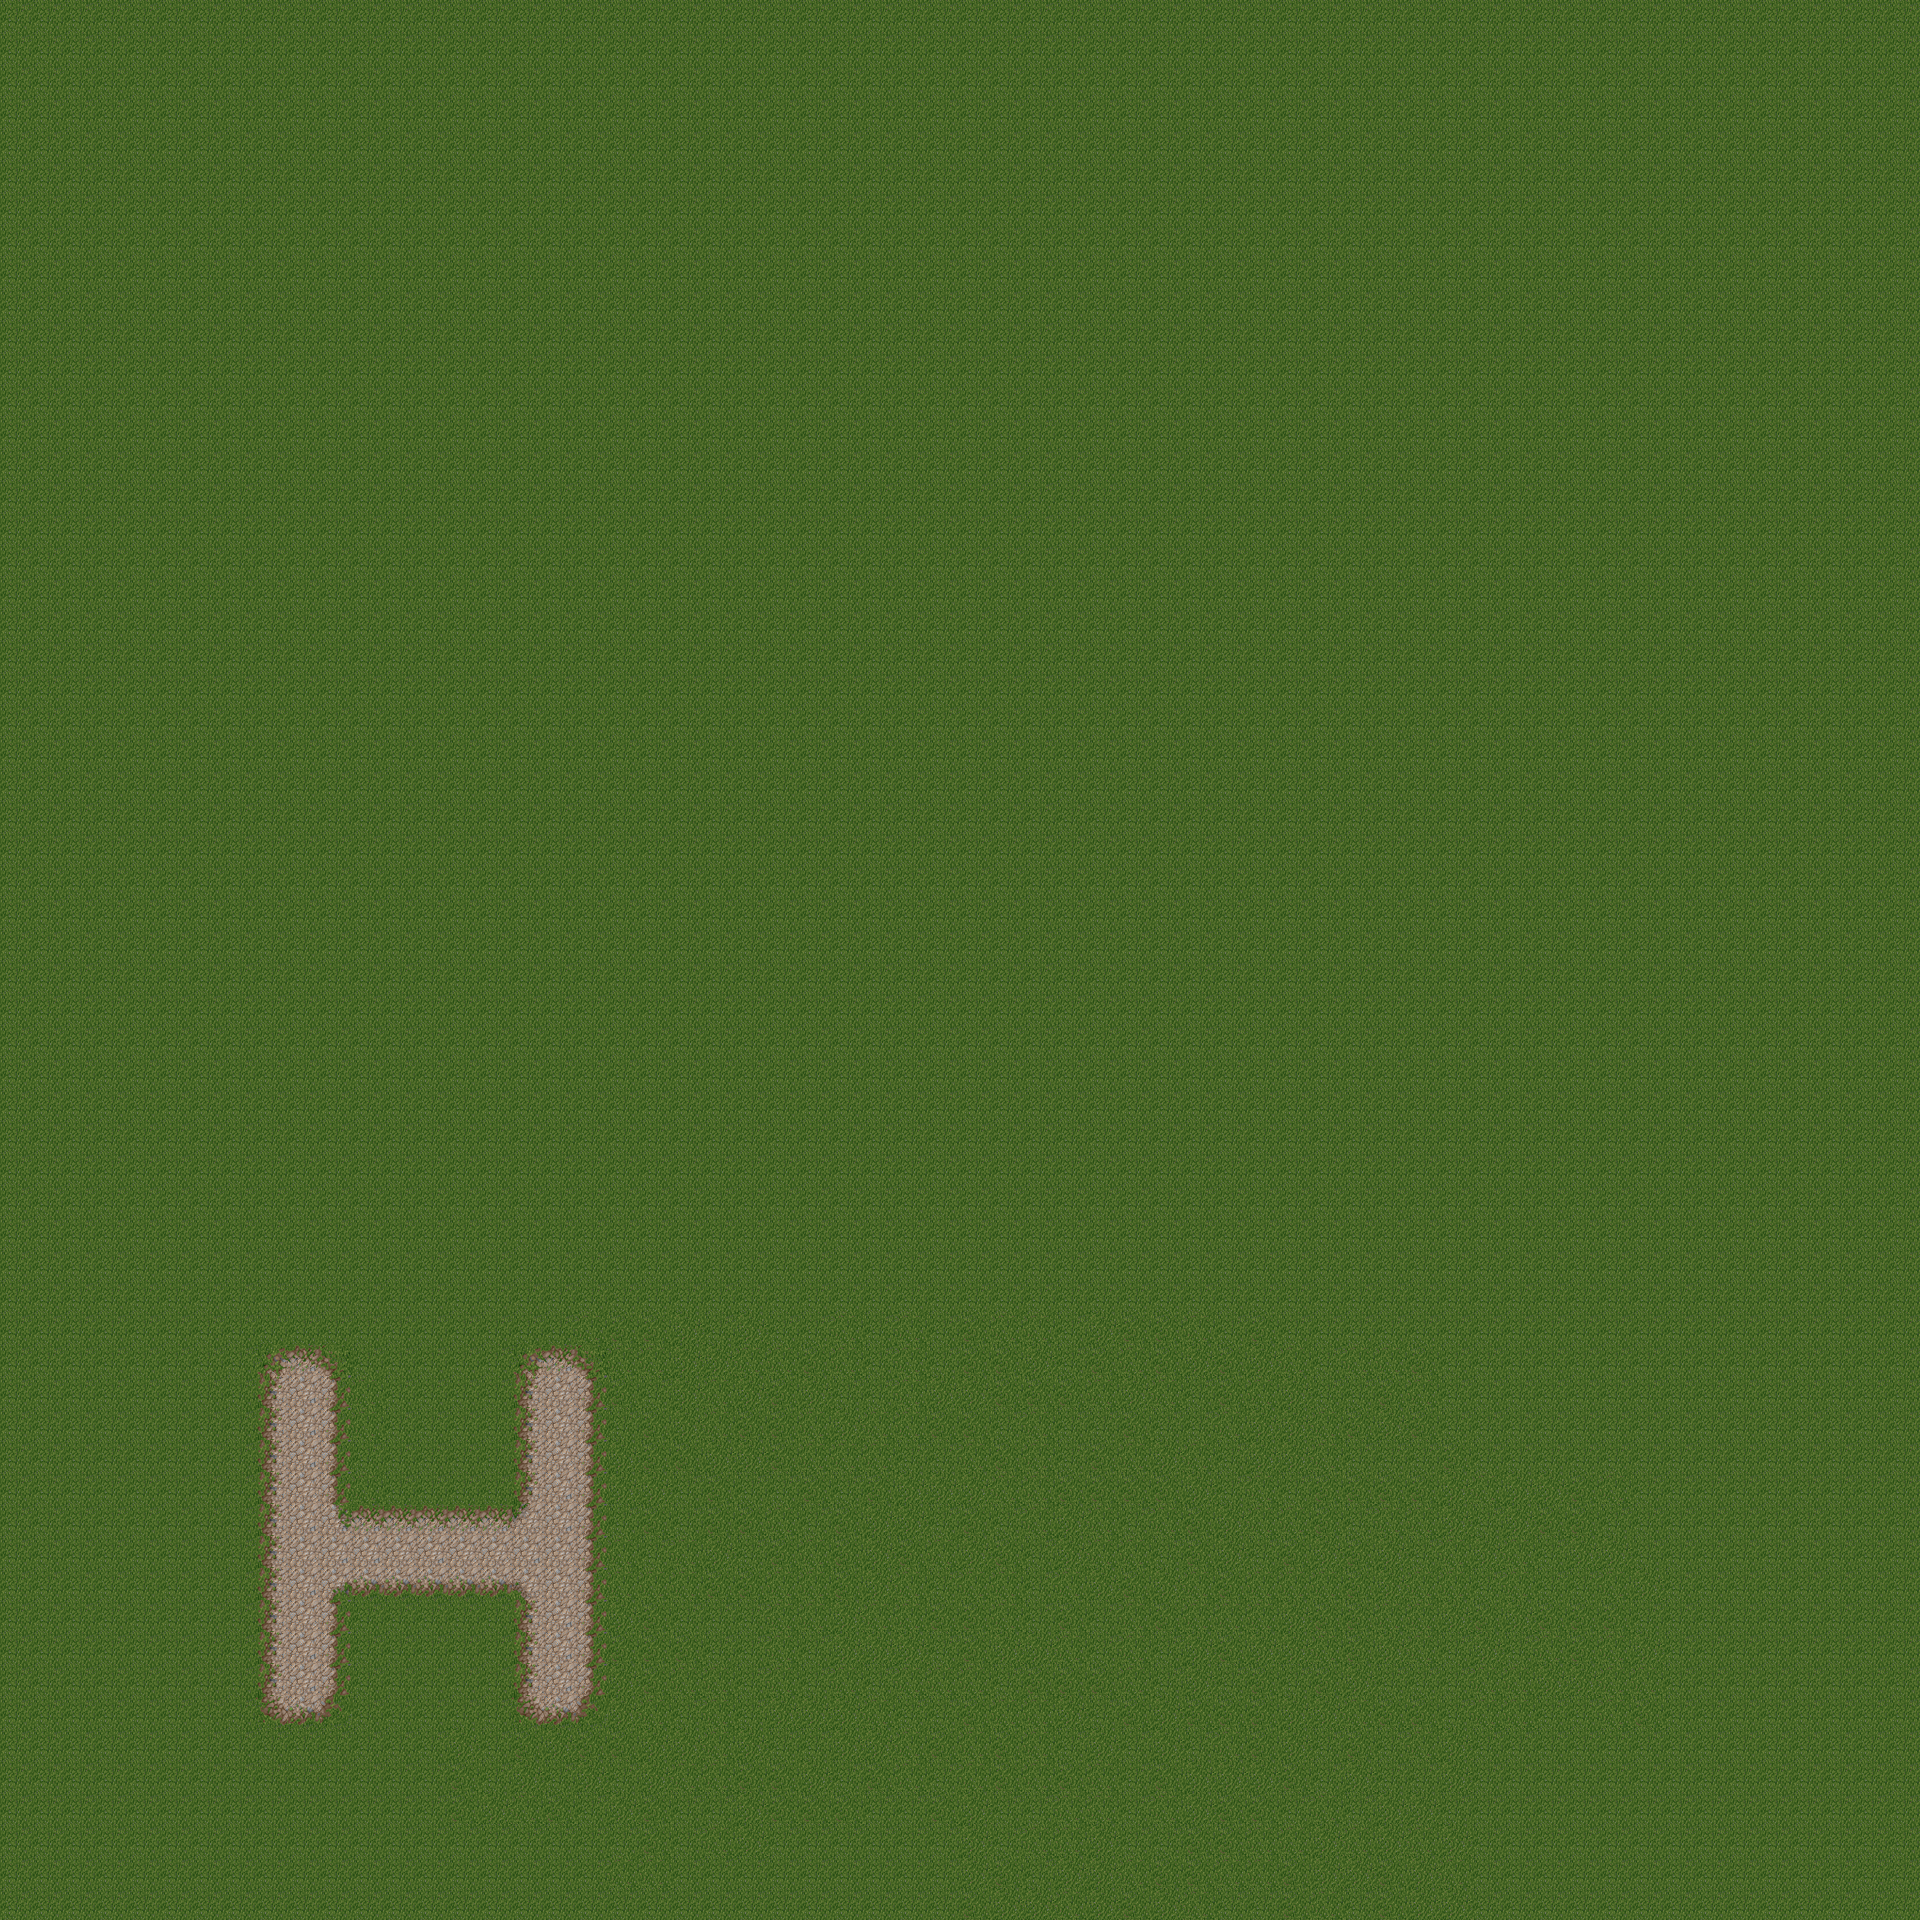

Tiled map render using the project's own tile images. Description and the map definition, with tile-layer contents summarised, below:
An orthogonal 60x60 tile map with 32x32 px tiles, 1 tile layer (Background), 4 hidden layers not drawn and 6 objects (Player1, Player2).

<map version="1.0" orientation="orthogonal" width="60" height="60" tilewidth="32" tileheight="32">
 <tileset firstgid="1" name="Mountain landscape" tilewidth="32" tileheight="32">
  <image source="mountain_landscape-hd.png" width="512" height="512" />
  <terraintypes>
   <terrain name="Grass" tile="78" />
   <terrain name="Road" tile="28" />
   <terrain name="Black Road" tile="137" />
   <terrain name="Stone Road" tile="76" />
   <terrain name="Rock Road" tile="124" />
  </terraintypes>
  <tile id="10" terrain="1,1,1,1" />
  <tile id="11" terrain="0,0,0,1" />
  <tile id="12" terrain="0,0,1,1" />
  <tile id="13" terrain="0,0,1,0" />
  <tile id="14" terrain="3,3,3,3" />
  <tile id="15" terrain="3,3,3,3" />
  <tile id="26" terrain="1,1,1,1" />
  <tile id="27" terrain="0,1,0,1" />
  <tile id="28" terrain="1,1,1,1" />
  <tile id="29" terrain="1,0,1,0" />
  <tile id="30" terrain="3,3,3,3" />
  <tile id="31" terrain="3,3,3,3" />
  <tile id="42" terrain="1,1,1,1" />
  <tile id="43" terrain="0,1,0,0" />
  <tile id="44" terrain="1,1,0,0" />
  <tile id="45" terrain="1,0,0,0" />
  <tile id="46" terrain="1,3,3,3" />
  <tile id="47" terrain="3,1,3,3" />
  <tile id="58" terrain="0,1,1,0" />
  <tile id="59" terrain="1,1,1,3" />
  <tile id="60" terrain="1,1,3,3" />
  <tile id="61" terrain="1,1,3,1" />
  <tile id="62" terrain="3,3,1,3" />
  <tile id="63" terrain="3,3,3,1" />
  <tile id="74" terrain="1,0,0,1" />
  <tile id="75" terrain="1,3,1,3" />
  <tile id="76" terrain="3,3,3,3" />
  <tile id="77" terrain="3,1,3,1" />
  <tile id="78" terrain="0,0,0,0" />
  <tile id="79" terrain="0,0,0,0" />
  <tile id="91" terrain="1,3,1,1" />
  <tile id="92" terrain="3,3,1,1" />
  <tile id="93" terrain="3,1,1,1" />
  <tile id="94" terrain="0,0,0,0" />
  <tile id="95" terrain="0,0,0,0" />
  <tile id="107" terrain="1,1,1,4" />
  <tile id="108" terrain="1,1,4,4" />
  <tile id="109" terrain="1,1,4,1" />
  <tile id="110" terrain="0,1,1,1" />
  <tile id="111" terrain="1,0,1,1" />
  <tile id="120" terrain="1,1,1,2" />
  <tile id="121" terrain="1,1,2,2" />
  <tile id="122" terrain="1,1,2,1" />
  <tile id="123" terrain="1,4,1,4" />
  <tile id="124" terrain="4,4,4,4" />
  <tile id="125" terrain="4,1,4,1" />
  <tile id="126" terrain="1,1,0,1" />
  <tile id="127" terrain="1,1,1,0" />
  <tile id="136" terrain="1,2,1,2" />
  <tile id="137" terrain="2,2,2,2" />
  <tile id="138" terrain="2,1,2,1" />
  <tile id="139" terrain="1,4,1,1" />
  <tile id="140" terrain="4,4,1,1" />
  <tile id="141" terrain="4,1,1,1" />
  <tile id="142" terrain="0,2,2,2" />
  <tile id="143" terrain="2,0,2,2" />
  <tile id="152" terrain="1,2,1,1" />
  <tile id="153" terrain="2,2,1,1" />
  <tile id="154" terrain="2,1,1,1" />
  <tile id="155" terrain="0,0,0,2" />
  <tile id="156" terrain="0,0,2,2" />
  <tile id="157" terrain="0,0,2,0" />
  <tile id="158" terrain="2,2,0,2" />
  <tile id="159" terrain="2,2,2,0" />
  <tile id="169" terrain="1,2,2,2" />
  <tile id="170" terrain="2,1,2,2" />
  <tile id="171" terrain="0,2,0,2" />
  <tile id="172" terrain="2,2,2,2" />
  <tile id="173" terrain="2,0,2,0" />
  <tile id="183" terrain="4,4,4,4" />
  <tile id="184" terrain="4,4,4,4" />
  <tile id="185" terrain="2,2,1,2" />
  <tile id="186" terrain="2,2,2,1" />
  <tile id="187" terrain="0,2,0,0" />
  <tile id="188" terrain="2,2,0,0" />
  <tile id="189" terrain="2,0,0,0" />
  <tile id="199" terrain="4,4,4,4" />
  <tile id="200" terrain="4,4,4,4" />
 </tileset>
 <layer name="Background" width="60" height="60">
  <data>[3600 cells, 3600 non-empty, 20 distinct tile ids]</data>
 </layer>
 <layer name="Foreground" width="60" height="60" visible="0">
  <data>[3600 cells, 104 non-empty, 47 distinct tile ids]</data>
 </layer>
 <layer name="Shadow - Foreground" width="60" height="60" visible="0">
  <data>[3600 cells, 4 non-empty, 4 distinct tile ids]</data>
 </layer>
 <layer name="Decoration" width="60" height="60" visible="0">
  <data>[3600 cells, 3 non-empty, 3 distinct tile ids]</data>
 </layer>
 <layer name="Top" width="60" height="60" visible="0">
  <data>[3600 cells, 6 non-empty, 6 distinct tile ids]</data>
 </layer>
 <objectgroup name="Collision" width="60" height="60" visible="0">
  <object x="640" y="1750" width="25">
   <ellipse />
  </object>
  <object x="825" y="1591" width="75" height="38">
   <ellipse />
  </object>
  <object x="1051" y="1320">
   <polyline points="0,0 -2,133 24,160 247,164 304,93 305,-135 253,-179 181,-179 0,0" />
  </object>
  <object x="1064" y="1828">
   <polygon points="0,0 26,30 243,34 304,-52 301,-276 250,-314 182,-315 5,-138" />
  </object>
 </objectgroup>
 <objectgroup name="Spawn Layer" width="60" height="60" visible="0">
  <object name="Player1" x="32" y="1440" width="384" height="384" />
  <object name="Player2" x="1440" y="1440" width="384" height="384" />
 </objectgroup>
</map>
